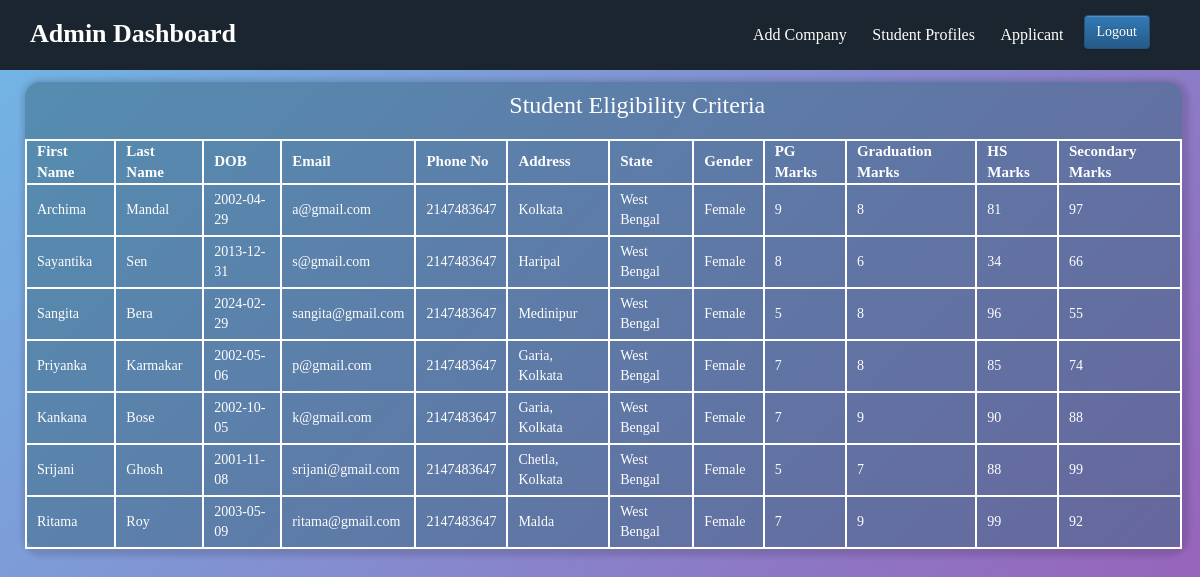
/student_details.php, run on the app's committed database.
### tables this page shows
CREATE TABLE `registration` (
  `studentRoll` int(11) NOT NULL,
  `firstName` varchar(50) NOT NULL,
  `lastName` varchar(50) NOT NULL,
  `dob` date NOT NULL,
  `email` varchar(50) NOT NULL,
  `phoneNo` int(10) NOT NULL,
  `address` varchar(70) NOT NULL,
  `state` varchar(50) NOT NULL,
  `gender` varchar(20) NOT NULL,
  `pgMarks` int(10) NOT NULL,
  `gMarks` int(10) NOT NULL,
  `hsMarks` int(10) NOT NULL,
  `sMarks` int(10) NOT NULL
);

### student_details.php (the view, shortened to what this page needs)
<?php
    require 'connect.php';
    $sql = "SELECT * FROM registration";
    $result = mysqli_query($conn, $sql);
?>
<!DOCTYPE html>
<html lang="en">
<head>
    <link rel="stylesheet" href="admin1.css">
<link rel="stylesheet" href="https://cdn.jsdelivr.net/npm/bootstrap@3.3.7/dist/css/bootstrap.min.css">
<link rel="stylesheet" href="https://cdn.jsdelivr.net/npm/bootstrap@3.3.7/dist/css/bootstrap-theme.min.css">
</head>
<body>
    <nav>
        <label>Admin Dashboard</label>
        <ul>
            <li>
                <a href="addcompany.php">Add Company</a>
            </li>
            <li>
                <a href="student_details.php">Student Profiles</a>
            </li>
            <li>
                <a href="applicant.php">Applicant</a>
            </li>
            <div class="logout">
                <a href="logout.php" class="btn btn-primary">Logout</a>
            </div>
        </ul>
        <div class="content">
            <h3 id="student_details">Student Eligibility Criteria</h3>
                <table>
                    <tr class= "table">
                        <th>First Name</th>
                        <th>Last Name</th>
                        <th>DOB</th>
                        <th>Email</th>
                        <th>Phone No</th>
                        <th>Address</th>
                        <th>State</th>
                        <th>Gender</th>
                        <th>PG Marks</th>
                        <th>Graduation Marks</th>
                        <th>HS Marks</th>
                        <th>Secondary Marks</th>
                    </tr>
                    <?php
                        while($info = $result->fetch_assoc())
                        {
                    ?>
                    <tr>
                        <td>
                            <?php echo "{$info['firstName']}"; ?>
                        </td>
                        <td>
                        <?php echo "{$info['lastName']}"; ?>
                        </td>
                        <td>
                        <?php echo "{$info['dob']}"; ?>
                        </td>
                        <td>
                        <?php echo "{$info['email']}"; ?>
                        </td>
                        <td>
                        <?php echo "{$info['phoneNo']}"; ?>
                        </td>
                        <td>
                        <?php echo "{$info['address']}"; ?>
                        </td>
                        <td>
                        <?php echo "{$info['state']}"; ?>
                        </td>
                        <td>
                        <?php echo "{$info['gender']}"; ?>
                        </td>
                        <td>
                        <?php echo "{$info['pgMarks']}"; ?>
                        </td>
                        <td>
                        <?php echo "{$info['gMarks']}"; ?>
                        </td>
                        <td>
                        <?php echo "{$info['hsMarks']}"; ?>
                        </td>
                        <td>
                        <?php echo "{$info['sMarks']}"; ?>
                        </td>
                    </tr>
                    <?php
                        }
                    ?>
                </table>
        </div>
    </nav>
</body>
</html>

### admin1.css (style rules this page uses)
* { margin: 0px; padding: 0px; font-family: 'Times New Roman', Times, serif; }
nav { position: fixed; background-color: #1b252f; height: 70px; width: 100%; z-index: 1; }
label { color: white; font-size: 26px; font-weight: bold; padding-left: 30px; padding-top: 15px; }
ul { position: relative; float: right; margin-right: 25px; }
ul li { display: inline-block; line-height: 70px; margin: 0 5px; margin-left: 17px; }
ul li a { text-decoration: none; color: white; font-size: 16px; }
.logout { float: right; padding-top: 15px; padding-right: 25px; margin-left: 15px; }
body { display: flex; height: 100vh; background: linear-gradient(135deg, #71b7e6, #9b59b6); }
.content { margin: 25px 5px 0px 25px; width: 96.4%; background-color: rgba(57, 105, 127, 0.5); box-shadow: 2px 2px 5px 5px rgba(26, 25, 33, 0.15); border-radius: 15px; }
#student_details { color: white; padding: 10px 10px; margin-left: 41%; }
table { color: white; border: 2px solid rgb(255, 255, 255); }
.table th { font-size: 15px; border: 1px; padding: 0px 10px 0px 10px; border: 2px solid rgb(255, 255, 255); }
tr td { padding: 5px 10px 5px 10px; border: 2px solid rgb(255, 255, 255); }

### data on the page
registration: firstName "Archima", lastName "Mandal", dob "2002-04-29", email "a@gmail.com", phoneNo "2147483647", address "Kolkata", state "West Bengal", gender "Female", pgMarks "9", gMarks "8", hsMarks "81", sMarks "97"
registration: firstName "Sayantika", lastName "Sen", dob "2013-12-31", email "s@gmail.com", phoneNo "2147483647", address "Haripal", state "West Bengal", gender "Female", pgMarks "8", gMarks "6", hsMarks "34", sMarks "66"
registration: firstName "Sangita", lastName "Bera", dob "2024-02-29", email "sangita@gmail.com", phoneNo "2147483647", address "Medinipur", state "West Bengal", gender "Female", pgMarks "5", gMarks "8", hsMarks "96", sMarks "55"
registration: firstName "Priyanka", lastName "Karmakar", dob "2002-05-06", email "p@gmail.com", phoneNo "2147483647", address "Garia, Kolkata", state "West Bengal", gender "Female", pgMarks "7", gMarks "8", hsMarks "85", sMarks "74"
registration: firstName "Kankana", lastName "Bose", dob "2002-10-05", email "k@gmail.com", phoneNo "2147483647", address "Garia, Kolkata", state "West Bengal", gender "Female", pgMarks "7", gMarks "9", hsMarks "90", sMarks "88"
registration: firstName "Srijani", lastName "Ghosh", dob "2001-11-08", email "srijani@gmail.com", phoneNo "2147483647", address "Chetla, Kolkata", state "West Bengal", gender "Female", pgMarks "5", gMarks "7", hsMarks "88", sMarks "99"
registration: firstName "Ritama", lastName "Roy", dob "2003-05-09", email "ritama@gmail.com", phoneNo "2147483647", address "Malda", state "West Bengal", gender "Female", pgMarks "7", gMarks "9", hsMarks "99", sMarks "92"
